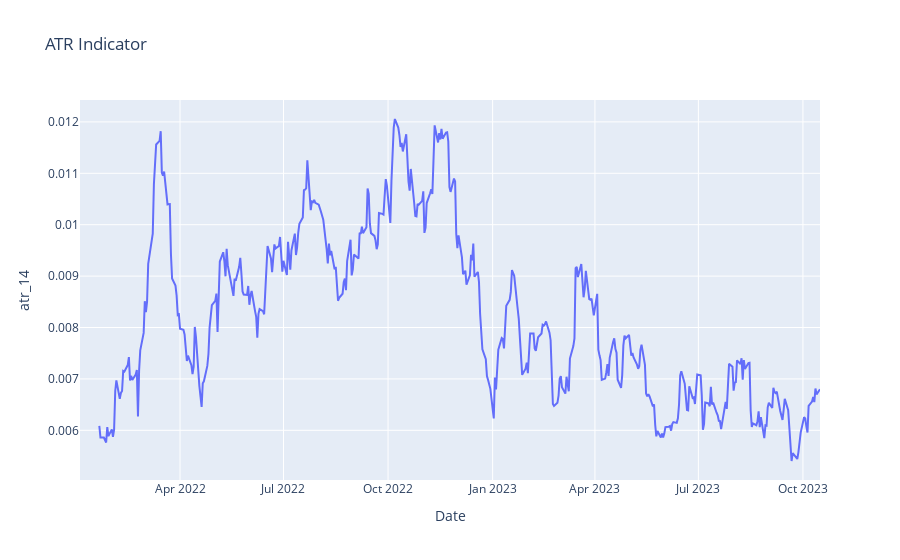

This figure's notebook cell:
### Markdown cell above
## Calculating ATR Indicator

### Code cell
atr_period = 14  # defining the atr period to 14

# calculating the range of each candle
df['range'] = df['high'] - df['low']

# calculating the average value of ranges
df['atr_14'] = df['range'].rolling(atr_period).mean()

display(df[[ 'atr_14']])

# plotting the ATR Indicator
fig_atr = px.line(df, x=df.index, y='atr_14', title='ATR Indicator')
display(fig_atr)

### Figure 1 — Plotly figure (JSON) as saved in the notebook; plotly's stock layout.template omitted (floating-point values rounded to 4 significant figures; data arrays with more than 128 entries replaced by an {"elided": "..."} marker saying what was removed)
{"data": [{"hovertemplate": "Date=%{x}<br>atr_14=%{y}<extra></extra>", "legendgroup": "", "line": {"color": "#636efa", "dash": "solid"}, "marker": {"symbol": "circle"}, "mode": "lines", "name": "", "orientation": "v", "showlegend": false, "type": "scatter", "x": {"elided": "466 str values"}, "xaxis": "x", "y": {"elided": "466 float values"}, "yaxis": "y"}], "layout": {"autosize": true, "legend": {"tracegroupgap": 0}, "title": {"text": "ATR Indicator"}, "xaxis": {"anchor": "y", "autorange": true, "domain": [0, 1], "range": ["2022-01-03", "2023-10-16"], "title": {"text": "Date"}, "type": "date"}, "yaxis": {"anchor": "x", "autorange": true, "domain": [0, 1], "range": [0.005034, 0.01243], "title": {"text": "atr_14"}, "type": "linear"}}}
